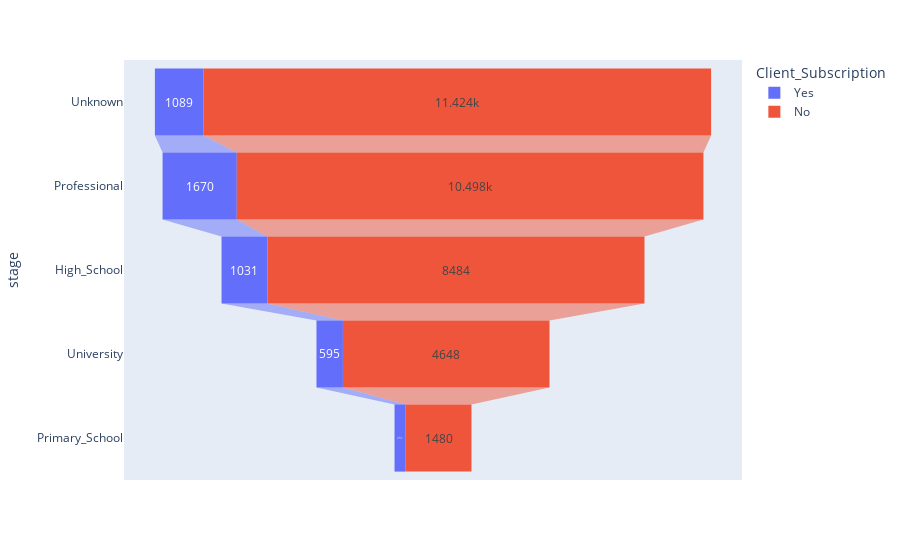

The notebook cell saved with this chart:
### Code cell
#6. How Educaton levels plays important role to subscribe the Bank Term Deposit ratio.

Edu_Level1 = (df['Education_Level'] == 'unknown') & (df['Client_Subscription'] == 'Yes')
EL1 = Edu_Level1.sum()
Edu_Level2  = (df['Education_Level'] == 'professional.course') & (df['Client_Subscription'] == 'Yes')
EL2 = Edu_Level2.sum()
Edu_Level3 = (df['Education_Level'] == 'high.school') & (df['Client_Subscription'] == 'Yes')
EL3 = Edu_Level3.sum()
Edu_Level4 = (df['Education_Level'] == 'university.degree') & (df['Client_Subscription'] == 'Yes')
EL4 = Edu_Level4.sum()
Edu_Level5 = (df['Education_Level'] == 'Primary_School') & (df['Client_Subscription'] == 'Yes')
EL5 = Edu_Level5.sum()

print('Education Levels are: Unknown , Professional , High_School , University , Primary')
print('Bank Term Deposit Subscription Yes:' , EL1,EL2,EL3,EL4,EL5)

Edu_Level6 = (df['Education_Level'] == 'unknown') & (df['Client_Subscription'] == 'No')
EL6 = Edu_Level6.sum()
Edu_Level7 = (df['Education_Level'] == 'professional.course') & (df['Client_Subscription'] == 'No')
EL7 = Edu_Level7.sum()
Edu_Level8 = (df['Education_Level'] == 'high.school') & (df['Client_Subscription'] == 'No')
EL8 = Edu_Level8.sum()
Edu_Level9 = (df['Education_Level'] == 'university.degree') & (df['Client_Subscription'] == 'No')
EL9 = Edu_Level9.sum()
Edu_Level10 = (df['Education_Level'] == 'Primary_School') & (df['Client_Subscription'] == 'No')
EL10 = Edu_Level10.sum()
print('Bank Term Deposit Subscription No:' , EL6,EL7,EL8,EL9,EL10)

import plotly.express as px
import pandas as pd

stages = ["Unknown","Professional", "High_School", "University", "Primary_School",]
df_mtl = pd.DataFrame(dict(number=[1089,1670,1031,595,251], stage=stages)) 
df_mtl['Client_Subscription'] = 'Yes'
df_toronto = pd.DataFrame(dict(number=[11424,10498,8484,4648,1480], stage=stages))  
df_toronto['Client_Subscription'] = 'No'
df1 = pd.concat([df_mtl, df_toronto], axis=0)
fig = px.funnel(df1, x='number', y='stage', color='Client_Subscription')
fig.show()

### Figure 1 — Plotly figure (JSON) as saved in the notebook; plotly's stock layout.template omitted (floating-point values rounded to 4 significant figures)
{"data": [{"hovertemplate": "Client_Subscription=Yes<br>number=%{x}<br>stage=%{y}<extra></extra>", "legendgroup": "Yes", "marker": {"color": "#636efa"}, "name": "Yes", "orientation": "h", "showlegend": true, "type": "funnel", "x": [1089, 1670, 1031, 595, 251], "xaxis": "x", "y": ["Unknown", "Professional", "High_School", "University", "Primary_School"], "yaxis": "y"}, {"hovertemplate": "Client_Subscription=No<br>number=%{x}<br>stage=%{y}<extra></extra>", "legendgroup": "No", "marker": {"color": "#EF553B"}, "name": "No", "orientation": "h", "showlegend": true, "type": "funnel", "x": [11424, 10498, 8484, 4648, 1480], "xaxis": "x", "y": ["Unknown", "Professional", "High_School", "University", "Primary_School"], "yaxis": "y"}], "layout": {"legend": {"title": {"text": "Client_Subscription"}, "tracegroupgap": 0}, "margin": {"t": 60}, "xaxis": {"anchor": "y", "domain": [0, 1], "title": {"text": "number"}}, "yaxis": {"anchor": "x", "domain": [0, 1], "title": {"text": "stage"}}}}
